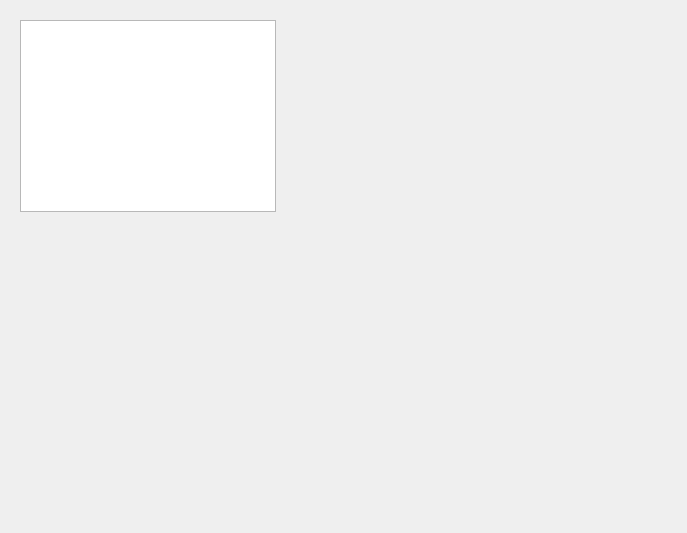
<?xml version="1.0" encoding="UTF-8"?>
<ui version="4.0">
 <class>CircuitDiagram</class>
 <widget class="QWidget" name="CircuitDiagram">
  <property name="geometry">
   <rect>
    <x>0</x>
    <y>0</y>
    <width>687</width>
    <height>533</height>
   </rect>
  </property>
  <property name="windowTitle">
   <string>Form</string>
  </property>
  <widget class="QGraphicsView" name="elec_view">
   <property name="geometry">
    <rect>
     <x>20</x>
     <y>20</y>
     <width>256</width>
     <height>192</height>
    </rect>
   </property>
  </widget>
 </widget>
 <resources/>
 <connections/>
</ui>
